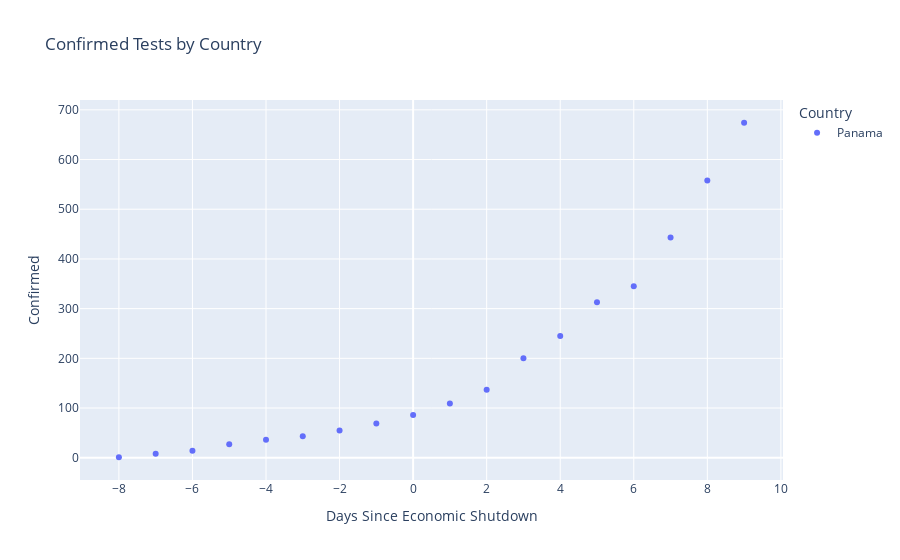

This figure's notebook cell:
### Code cell
count_to_plot = ['Panama']
y_to_plot =  'Confirmed'
x_lab = 'DaysSinceShutdown'
x_axis = x_lab
stat_to_plot = y_to_plot
f = make_graph(count_to_plot, y_to_plot, x_lab, plot_style=0)
f

### Figure 1 — Plotly figure (JSON) as saved in the notebook; plotly's stock layout.template omitted (floating-point values rounded to 4 significant figures)
{"data": [{"customdata": [["Mar 09, 2020"], ["Mar 10, 2020"], ["Mar 11, 2020"], ["Mar 12, 2020"], ["Mar 13, 2020"], ["Mar 14, 2020"], ["Mar 15, 2020"], ["Mar 16, 2020"], ["Mar 17, 2020"], ["Mar 18, 2020"], ["Mar 19, 2020"], ["Mar 20, 2020"], ["Mar 21, 2020"], ["Mar 22, 2020"], ["Mar 23, 2020"], ["Mar 24, 2020"], ["Mar 25, 2020"], ["Mar 26, 2020"]], "hoverlabel": {"namelength": 0}, "hovertemplate": "Country=Panama<br>DaysSinceShutdown=%{x}<br>Confirmed=%{y}<br>Date=%{customdata[0]}", "legendgroup": "Panama", "marker": {"color": "#636efa", "symbol": "circle"}, "mode": "markers", "name": "Panama", "showlegend": true, "type": "scatter", "x": [-8, -7, -6, -5, -4, -3, -2, -1, 0, 1, 2, 3, 4, 5, 6, 7, 8, 9], "xaxis": "x", "y": [1, 8, 14, 27, 36, 43, 55, 69, 86, 109, 137, 200, 245, 313, 345, 443, 558, 674], "yaxis": "y"}], "layout": {"autosize": true, "legend": {"title": {"text": "Country"}, "tracegroupgap": 0}, "title": {"text": "Confirmed Tests by Country"}, "xaxis": {"anchor": "y", "autorange": true, "domain": [0, 1], "range": [-9.065, 10.07], "title": {"text": "Days Since Economic Shutdown"}, "type": "linear"}, "yaxis": {"anchor": "x", "autorange": true, "domain": [0, 1], "range": [-48.3, 723.3], "title": {"text": "Confirmed"}, "type": "linear"}}}
